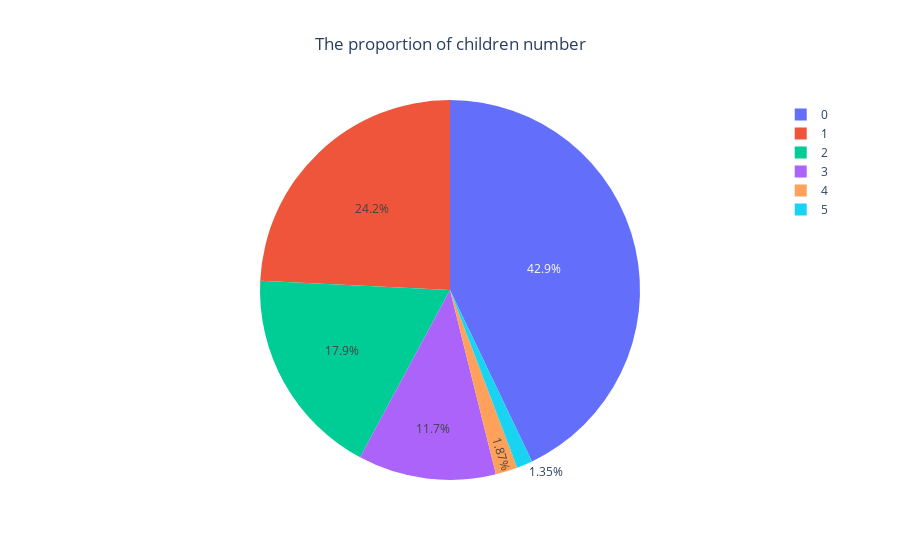

Notebook code for this chart:
### Markdown cell above
##### Exploring each Feature "childern"

### Code cell
temp=pd.DataFrame(df["children"].value_counts()).reset_index()
px.pie(temp,names="children",values="count",title="The proportion of children number",labels="children").update_layout(title_x=0.5)

### Figure 1 — Plotly figure (JSON) as saved in the notebook; plotly's stock layout.template omitted (floating-point values rounded to 4 significant figures)
{"data": [{"domain": {"x": [0, 1], "y": [0, 1]}, "hovertemplate": "children=%{label}<br>count=%{value}<extra></extra>", "labels": [0, 1, 2, 3, 4, 5], "legendgroup": "", "name": "", "showlegend": true, "type": "pie", "values": [574, 324, 240, 157, 25, 18]}], "layout": {"legend": {"tracegroupgap": 0}, "title": {"text": "The proportion of children number", "x": 0.5}}}
